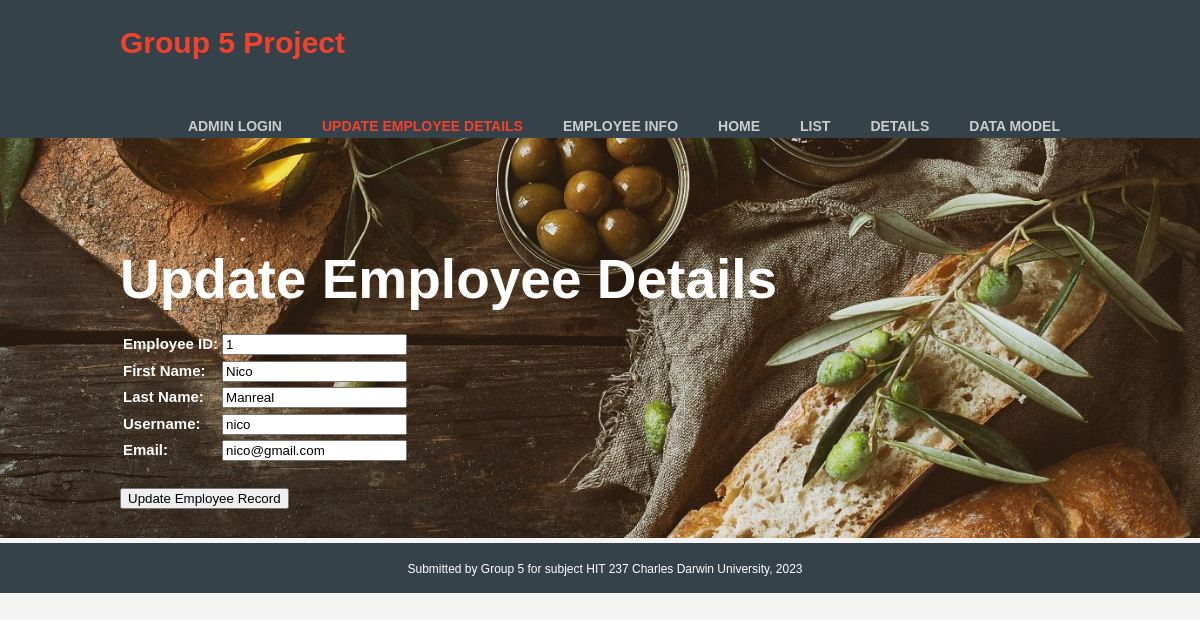
/update/employee/1/, run on the app's committed database.
### foodwaste_app/models.py (models this page shows, shortened)
class Employee_Model(models.Model):
    emp_id = models.IntegerField(null=True)
    firstname= models.CharField(max_length=30)
    lastname = models.CharField(max_length=30)
    username = models.CharField(max_length=30)
    email = models.EmailField()

### foodwaste_app/views.py (the view)
# urls.py: path('update/employee/<int:emp_id>/', views.update_employee, name='update'),
def update_employee(request, emp_id):
    emp_dets = Employee_Model.objects.get(emp_id=emp_id)
    if request.method == 'POST':
        empform = EmployeeRego(request.POST, instance=emp_dets)
        if empform.is_valid() != True:
            emp_data={ 'userform':empform }
        else:
            empform.save()
            return HttpResponseRedirect(reverse('empinfo'))
    else:
        empform = EmployeeRego(instance=emp_dets)
        emp_data = {'user_form':empform}
    return render(request,'foodwaste_app/update_employee.html', emp_data)

### foodwaste_app/forms.py
class EmployeeRego(forms.ModelForm):
    class Meta:
        model = Employee_Model
        fields = ['emp_id','firstname','lastname','username','email']
        labels = {
            'emp_id': 'Employee ID',
            'firstname': 'First Name',
            'lastname': 'Last Name',
            'username': 'Username',
            'email': 'Email'
        }

### foodwaste_app/templates/foodwaste_app/update_employee.html (shortened to what this page needs)
{% extends 'foodwaste_app/base.html' %}
    {% block content %}
    <header>
        <div class="container">
            <div id="branding">
                <h1> <span class="highlight">Group 5 Project</h1>
            </div>
            <nav>
                <ul>
                    {% if user.is_authenticated %}
                    <li><a href="{% url 'adminuser_logout' %}">Admin Logout</a></li>
                    {% else %}
                    <li class="#"><a href="{% url 'adminuser_login' %}">Admin Login</a></li>
                    {% endif %}
                    <li class="current"><a href="{% url 'empinfo' %}">Update Employee Details</a></li>
                    <li><a href="{% url 'empinfo' %}">Employee info</a></li>
                    <li><a href="{% url 'home' %}">Home</a></li>
                    <li><a href="{% url 'list_Topics' %}">List</a></li>
                    <li><a href="{% url 'details_Topics' %}">Details</a></li>
                    <li><a href="{% url 'datamodel' %}">Data Model</a></li>
                </ul>
            </nav>
        </div>
    </header>
        <section id="showcase">
            <div class="container">
                <h1>Update Employee Details</h1>
                        <form action="#" method="POST" >
                            <table>
                                {{ user_form.as_table}}
                            </table><br>
                            <input type="submit" value="Update Employee Record">
                        </form>
            </div>
        </section>
        <footer>
            <p> Submitted by Group 5 for subject HIT 237 Charles Darwin University, 2023</p>
        </footer>
    {% endblock %}

### foodwaste_app/static/foodwaste_app/css/style.css (style rules this page uses)
body { font: 15px/1.5 Arial, Helvetica, sans-serif; padding: 0; margin: 0; background-color: #f4f4f4; }
.container { width: 80%; margin: auto; overflow: hidden; }
ul { margin: 0; padding: 0; }
header { background:#35424a; color: #ffffff; padding-top: 5x; min-height: 5px; }
header a { color: #cccccc; text-decoration: none; text-transform: uppercase; font-size: 14px; font-weight: bold; }
header li { float: left; display: inline; padding: 0 20px 0 20px; }
header #branding { float: left; }
header #branding { margin: 0; }
header nav { float: right; margin-top: 30px; }
header .highlight, header .current a { color: #f3422b; font-weight: bold; }
#showcase { min-height:400px; background: url(../img/showcase.jpg ) no-repeat 0 -400px; background-size: cover; background-position: center; width:100%; height:100%; text-align: left; color: #ffffff; }
#showcase h1 { margin-top: 100px; font-size: 55px; margin-bottom: 10px; }
footer { padding: 5px; margin-top: 5px; height: 40px; font-size: 12px; color: #ffffff; background-color:#35424a; text-align: center; position: bottom; left: 0; bottom: 0; width: 100%; }

### data on the page
Employee_Model: emp_id "1", firstname "Nico", lastname "Manreal", username "nico", email "nico@gmail.com"
